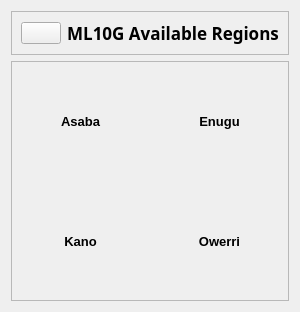
               <widget class="QWidget" name="region10G_page">
                <layout class="QVBoxLayout" name="verticalLayout_17">
                 <item alignment="Qt::AlignTop">
                  <widget class="QFrame" name="frame_29">
                   <property name="frameShape">
                    <enum>QFrame::StyledPanel</enum>
                   </property>
                   <property name="frameShadow">
                    <enum>QFrame::Raised</enum>
                   </property>
                   <layout class="QHBoxLayout" name="horizontalLayout_13">
                    <item>
                     <widget class="QPushButton" name="backRBtn">
                      <property name="sizePolicy">
                       <sizepolicy hsizetype="Fixed" vsizetype="Fixed">
                        <horstretch>0</horstretch>
                        <verstretch>0</verstretch>
                       </sizepolicy>
                      </property>
                      <property name="text">
                       <string/>
                      </property>
                      <property name="icon">
                       <iconset resource="resources.qrc">
                        <normaloff>:/icons/icons/arrow-left.svg</normaloff>:/icons/icons/arrow-left.svg</iconset>
                      </property>
                      <property name="iconSize">
                       <size>
                        <width>24</width>
                        <height>24</height>
                       </size>
                      </property>
                     </widget>
                    </item>
                    <item>
                     <widget class="QLabel" name="label_28">
                      <property name="sizePolicy">
                       <sizepolicy hsizetype="Expanding" vsizetype="Fixed">
                        <horstretch>0</horstretch>
                        <verstretch>0</verstretch>
                       </sizepolicy>
                      </property>
                      <property name="font">
                       <font>
                        <family>Segoe Print</family>
                        <pointsize>13</pointsize>
                        <weight>75</weight>
                        <bold>true</bold>
                       </font>
                      </property>
                      <property name="text">
                       <string>ML10G Available Regions</string>
                      </property>
                      <property name="alignment">
                       <set>Qt::AlignCenter</set>
                      </property>
                     </widget>
                    </item>
                   </layout>
                  </widget>
                 </item>
                 <item>
                  <widget class="QFrame" name="frame_13">
                   <property name="sizePolicy">
                    <sizepolicy hsizetype="Expanding" vsizetype="Expanding">
                     <horstretch>0</horstretch>
                     <verstretch>0</verstretch>
                    </sizepolicy>
                   </property>
                   <property name="frameShape">
                    <enum>QFrame::StyledPanel</enum>
                   </property>
                   <property name="frameShadow">
                    <enum>QFrame::Raised</enum>
                   </property>
                   <layout class="QGridLayout" name="gridLayout_5">
                    <property name="spacing">
                     <number>20</number>
                    </property>
                    <item row="0" column="0">
                     <widget class="QPushButton" name="aRegBtn">
                      <property name="minimumSize">
                       <size>
                        <width>0</width>
                        <height>100</height>
                       </size>
                      </property>
                      <property name="font">
                       <font>
                        <pointsize>10</pointsize>
                        <weight>75</weight>
                        <bold>true</bold>
                       </font>
                      </property>
                      <property name="styleSheet">
                       <string notr="true">border-radius:10px;</string>
                      </property>
                      <property name="text">
                       <string>Asaba</string>
                      </property>
                     </widget>
                    </item>
                    <item row="0" column="1">
                     <widget class="QPushButton" name="eRegBtn">
                      <property name="minimumSize">
                       <size>
                        <width>0</width>
                        <height>100</height>
                       </size>
                      </property>
                      <property name="font">
                       <font>
                        <pointsize>10</pointsize>
                        <weight>75</weight>
                        <bold>true</bold>
                       </font>
                      </property>
                      <property name="styleSheet">
                       <string notr="true">border-radius:10px;</string>
                      </property>
                      <property name="text">
                       <string>Enugu</string>
                      </property>
                     </widget>
                    </item>
                    <item row="1" column="0">
                     <widget class="QPushButton" name="kRegBtn">
                      <property name="minimumSize">
                       <size>
                        <width>0</width>
                        <height>100</height>
                       </size>
                      </property>
                      <property name="font">
                       <font>
                        <pointsize>10</pointsize>
                        <weight>75</weight>
                        <bold>true</bold>
                       </font>
                      </property>
                      <property name="styleSheet">
                       <string notr="true">border-radius:10px;</string>
                      </property>
                      <property name="text">
                       <string>Kano</string>
                      </property>
                     </widget>
                    </item>
                    <item row="1" column="1">
                     <widget class="QPushButton" name="oRegBtn">
                      <property name="minimumSize">
                       <size>
                        <width>0</width>
                        <height>100</height>
                       </size>
                      </property>
                      <property name="font">
                       <font>
                        <pointsize>10</pointsize>
                        <weight>75</weight>
                        <bold>true</bold>
                       </font>
                      </property>
                      <property name="styleSheet">
                       <string notr="true">border-radius:10px;</string>
                      </property>
                      <property name="text">
                       <string>Owerri</string>
                      </property>
                     </widget>
                    </item>
                   </layout>
                  </widget>
                 </item>
                </layout>
               </widget>
